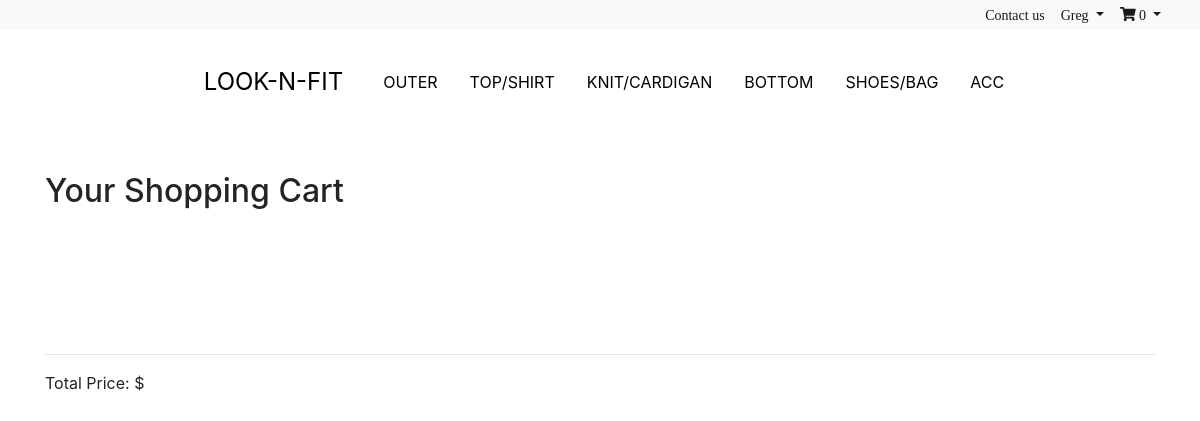
Page /cart/ (signed in) on the earlier database version.
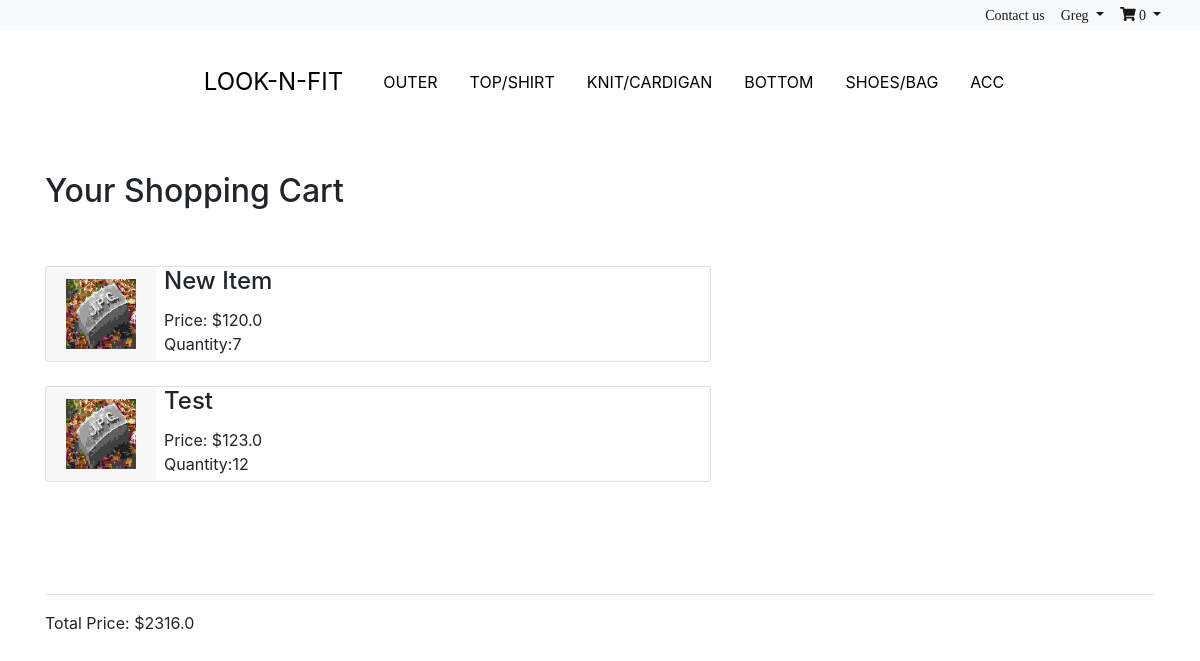
Same page on the later database version.
### market/models.py (models this page shows, shortened)
class OrderItem(models.Model):
    user = models.ForeignKey(User, on_delete=models.CASCADE)
    product = models.ForeignKey(Product, on_delete=models.CASCADE)
    quantity = models.IntegerField(default=0)
    ordered = models.BooleanField(default=False)
    def get_total_price(self):
        return self.quantity * self.product.price

class Product(models.Model):
    owner = models.ForeignKey(User, on_delete=models.CASCADE, default ='1')
    title = models.TextField()
    description = models.TextField(max_length=10000)
    image_url = models.FileField(upload_to=get_upload_path)
    inventoryCount = models.IntegerField(default=0)
    created = models.DateTimeField(auto_now_add=True)
    price = models.FloatField()
    category = models.TextField()

class Order(models.Model):
    user = models.ForeignKey(User, on_delete=models.CASCADE)
    products = models.ManyToManyField(OrderItem)
    ordered = models.BooleanField(default=False)
    address = models.TextField(default="")
    def get_total_price(self):
        total = 0
        for item in self.products.all():
            total += item.get_total_price()
        return total

### market/views.py (the view)
# urls.py: url('^cart/$', views.cart, name='cart'),
@login_required
def cart(request):
    context = {}
    orders = Order.objects.all().filter(user=request.user)
    if orders.exists():
        order = orders[0]
        context = {'order' : order}
        print(context)
    return render(request, 'cart.html', context)

### templates/cart.html
{% extends 'base.html' %}
{% block content %}
<h2>Your Shopping Cart</h2>
<br><br>
{% for item in order.products.all %}
    <div class="card flex-row flex-wrap" style="width:60%;">
        <div class="card-header border-0">
            <img src="{{ item.product.image_url.url }}" alt="Product image" style="width:70px;height:70px;"/>
        </div>
        <div class="card-block px-2">
            <h4 class="card-title">{{ item.product.title }}</h4>
            <p class="card-text">Price: ${{ item.product.price }}<br>Quantity:{{ item.quantity }}</p>
        </div>
    </div>
    <br>
{% endfor %}
<br><br><br>
<hr>
Total Price: ${{ order.get_total_price}}
{% endblock content %}

### templates/base.html (shortened to what this page needs)
{% load static %}
<html>
<head>
    <link rel="stylesheet" href="{% static 'css/bootstrap.min.css' %}">
    <link rel="stylesheet" href="{% static 'css/market.css' %}">
    <link rel="stylesheet" href="{% static 'css/navbar.css' %}">
</head>
<body>
    {% block body %}
    <nav class="navbar navbar-expand-sm navbar-light bg-light sticky-top" style="margin-bottom:10px;">
        <div class="container-fluid">
            <ul class="navbar-nav ml-auto">
                <li class="nav-item active">
                    <a class="nav-link" href="/contact">Contact us</a>
                </li>
                {% if not user.username %}
                <li class="nav-item active">
                    <a class="nav-link" href="{% url 'signup' %}">Join</a>
                </li>
                <li class="nav-item active">
                    <a class="nav-link" href="{% url 'login' %}">Login</a>
                </li>
                {% else %}
                <li class="nav-item dropdown active">
                    <a class="nav-link dropdown-toggle" href="#" id="navbarDropdown" role="button" data-toggle="dropdown" aria-haspopup="true" aria-expanded="false">
                        {{ user.first_name }}
                    </a>
                </li>
                <li class="nav-item dropdown active">
                    <a class="nav-link dropdown-toggle" href="#" id="navbarDropdown2" role="button" data-toggle="dropdown" aria-haspopup="true" aria-expanded="false">
                        <i class="fas fa-shopping-cart"></i> 0
                    </a>
                </li>
                {% endif %}
            </ul>
        </div>
    </nav>
    <div id="bottomNavBar">
        <ul class="bottomNavBar-ul">
            <li class="bottomNavBar-li_logo"><a class="logo" href="{% url 'home' %}">LOOK-N-FIT</a></li>
            <li class="bottomNavBar-li"><a class="typeLink" href="#">OUTER</a></li>
            <li class="bottomNavBar-li"><a class="typeLink" href="#">TOP/SHIRT</a></li>
            <li class="bottomNavBar-li"><a class="typeLink" href="#">KNIT/CARDIGAN</a></li>
            <li class="bottomNavBar-li"><a class="typeLink" href="#">BOTTOM</a></li>
            <li class="bottomNavBar-li"><a class="typeLink" href="#">SHOES/BAG</a></li>
            <li class="bottomNavBar-li"><a class="typeLink" href="#">ACC</a></li>
        </ul>
    </div>
    <br><br>
    <div class="container">
        {% block content %}
        {% endblock %}
    </div>
    {% endblock body %}
</body>

### static/css/navbar.css (style rules this page uses)
.navbar { font-family: "Times New Roman"; height: 30px; font-size: 14px; }
body { background-color: white }
a { text-decoration: none; }
ul { list-style: none; }
.bottomNavBar-ul { flex: 1; display: flex; justify-content: center; align-items: center; padding: 0; margin: 0; }
.bottomNavBar-li { padding: 0; margin: 0; }
.typeLink { color: black; padding: 1.0em; font-size: 1.0em; display: flex; align-items: flex-end; }
.logo { color: black; padding: 1.0em; display: flex; align-items: flex-end; text-decoration: none; font-size: 1.5em; }

Differences in the rows shown:
added OrderItem: product.image_url (picture), product "New Item", product.price "120.0", quantity "7"
added OrderItem: product.image_url (picture), product "Test", product.price "123.0", quantity "12"
added Order: get_total_price "2316.0"
